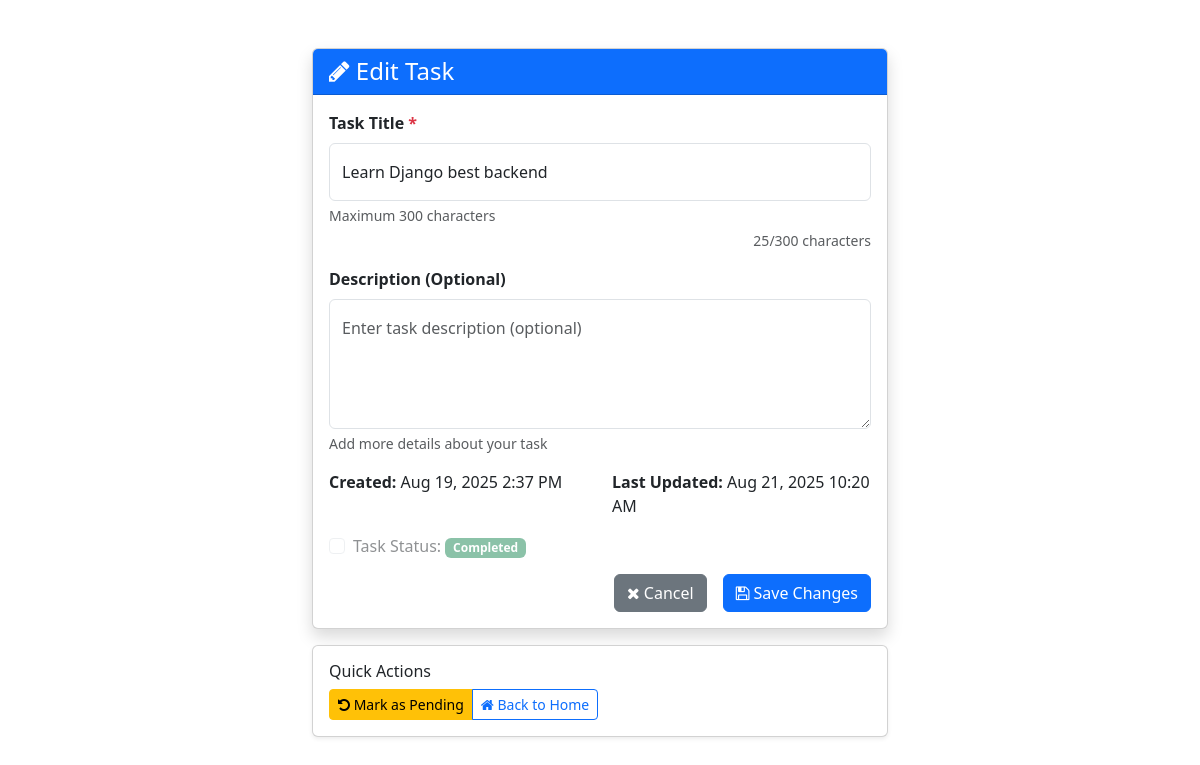
Screenshot of /todo/edit_task/6/ with the database file from the repository.
### todo_app/models.py (models this page shows, shortened)
class Todo(models.Model):
    title = models.CharField(max_length=300)
    description = models.TextField(blank=True, null=True)
    completed = models.BooleanField(default=False)
    created_at = models.DateTimeField(auto_now_add=True)
    updated_at = models.DateTimeField(auto_now=True)
    class Meta:
        ordering = ['-created_at']
        verbose_name = 'Todo Item'
        verbose_name_plural = 'Todo Items'

### todo_app/views.py (the view, shortened to what this page needs)
# urls.py: path('edit_task/<int:pk>/', views.edit_task, name='edit_task'),
def edit_task(request, pk):
    task = get_object_or_404(Todo, pk=pk)
    return render(request, 'edit_task.html', {'task': task})

### templates/edit_task.html (shortened to what this page needs)
<!DOCTYPE html>
<html lang="en">
  <head>
    <link
      href="https://cdn.jsdelivr.net/npm/bootstrap@5.3.0-alpha1/dist/css/bootstrap.min.css"
      rel="stylesheet"
    />
    <link
      rel="stylesheet"
      href="https://cdnjs.cloudflare.com/ajax/libs/font-awesome/4.7.0/css/font-awesome.min.css"
    />
  </head>
  <body>
    <div class="container mt-5">
      <div class="row justify-content-center">
        <div class="col-md-12">
          <div class="card shadow">
            <div class="card-header bg-primary text-white">
              <h4 class="mb-0"><i class="fa fa-pencil"></i> Edit Task</h4>
            </div>
            <div class="card-body">
              <form method="POST">
                <div class="mb-3">
                  <label for="title" class="form-label">
                    <strong
                      >Task Title <span class="text-danger">*</span></strong
                    >
                  </label>
                  <input
                    type="text"
                    class="form-control"
                    id="title"
                    name="title"
                    value="{{ task.title }}"
                    required
                    placeholder="Enter task title"
                    maxlength="300"
                  />
                  <div class="form-text">Maximum 300 characters</div>
                </div>
                <div class="mb-3">
                  <label for="description" class="form-label">
                    <strong>Description (Optional)</strong>
                  </label>
                  <textarea
                    class="form-control"
                    id="description"
                    name="description"
                    rows="4"
                    placeholder="Enter task description (optional)"
                  >{{ task.description|default:"" }}</textarea>
                  <div class="form-text">Add more details about your task</div>
                </div>
                <div class="mb-3">
                  <div class="row">
                    <div class="col-md-6">
                      <strong>Created:</strong> {{ task.created_at|date:"M d, Y g:i A" }}
                    </div>
                    <div class="col-md-6">
                      <strong>Last Updated:</strong> {{ task.updated_at|date:"M d, Y g:i A" }}
                    </div>
                  </div>
                </div>
                <div class="mb-3">
                  <div class="form-check">
                    <input
                      class="form-check-input"
                      type="checkbox"
                      id="completed"
                      {%
                      if
                      task.completed
                      %}checked{%
                      endif
                      %}
                      disabled
                    />
                    <label class="form-check-label" for="completed">
                      Task Status: {% if task.completed %}
                      <span class="badge bg-success">Completed</span>
                      {% else %}
                      <span class="badge bg-warning">Pending</span>
                      {% endif %}
                    </label>
                  </div>
                </div>
                <div class="d-grid gap-2 d-md-flex justify-content-md-end">
                  <a href="{% url 'home' %}" class="btn btn-secondary me-md-2">
                    <i class="fa fa-times"></i> Cancel
                  </a>
                  <button type="submit" class="btn btn-primary">
                    <i class="fa fa-save"></i> Save Changes
                  </button>
                </div>
              </form>
            </div>
          </div>
          <div class="card mt-3 shadow-sm">
            <div class="card-body">
              <h6 class="card-title">Quick Actions</h6>
              <div class="btn-group" role="group">
                {% if not task.completed %}
                <a
                  href="{% url 'mark_as_done' task.pk %}"
                  class="btn btn-success btn-sm"
                >
                  <i class="fa fa-check"></i> Mark as Done
                </a>
                {% else %}
                <a
                  href="{% url 'mark_as_not_done' task.pk %}"
                  class="btn btn-warning btn-sm"
                >
                  <i class="fa fa-undo"></i> Mark as Pending
                </a>
                {% endif %}
                <a
                  href="{% url 'home' %}"
                  class="btn btn-outline-primary btn-sm"
                >
                  <i class="fa fa-home"></i> Back to Home
                </a>
              </div>
            </div>
          </div>
        </div>
      </div>
    </div>
  </body>
</html>

### templates/edit_task.html (style rules this page uses)
.form-control { padding: 1rem 0.75rem !important; }
.container { max-width: 600px; }

### rows the page displays
Todo: title "Learn Django best backend", created_at "Aug 19, 2025 2:37 PM", updated_at "Aug 21, 2025 10:20 AM"
